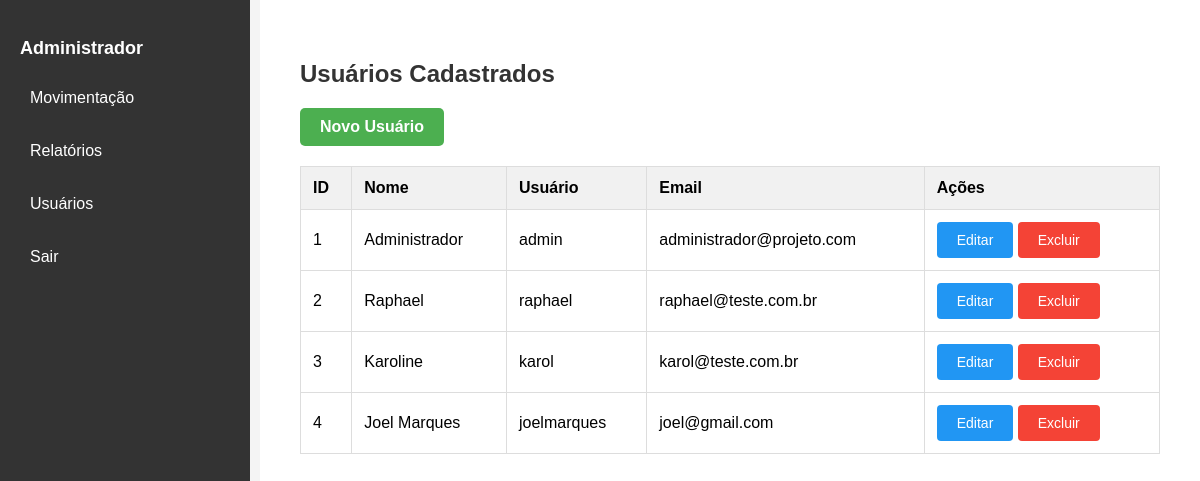
/usuarios (signed in), run on the app's committed database.
### tables this page shows
CREATE TABLE usuarios (
        id INTEGER PRIMARY KEY AUTOINCREMENT,
        nome TEXT NOT NULL,
        usuario TEXT NOT NULL UNIQUE,
        email TEXT NOT NULL UNIQUE,
        senha TEXT NOT NULL
    , tipo TEXT);

### app.py (the view)
@app.route('/usuarios')
def usuarios():
    if session.get('user_tipo') != 'admin':
        return redirect(url_for('dashboard'))  # Redireciona para o dashboard caso o usuário não seja admin
    conexao = conectar_banco()
    cursor = conexao.cursor()
    cursor.execute('SELECT * FROM usuarios')
    users = cursor.fetchall()
    conexao.close()
    user_name = session.get('user_name')
    return render_template('usuarios.html', users=users, user_name=user_name)

### app.py (called while the page is built)
def conectar_banco():
    conexao = sqlite3.connect('banco.db')  # Alterado para o banco 'banco.db'
    conexao.row_factory = sqlite3.Row  # Permite acessar colunas por nome
    return conexao

### templates/usuarios.html (shortened to what this page needs)
<!DOCTYPE html>
<html lang="pt-br">
<head>
    <link rel="stylesheet" href="{{ url_for('static', filename='css/dashboard.css') }}">
</head>
<body class="dashboard-page">
    {% include 'menu.html' %}
    <div class="content">
        <h2>Usuários Cadastrados</h2>
        <a href="{{ url_for('cadastro_usuario') }}" class="btn btn-new-user">Novo Usuário</a>
        <table class="user-table">
            <thead>
                <tr>
                    <th>ID</th>
                    <th>Nome</th>
                    <th>Usuário</th>
                    <th>Email</th>
                    <th>Ações</th>
                </tr>
            </thead>
            <tbody>
                {% for user in users %}
                <tr>
                    <td>{{ user.id }}</td>
                    <td>{{ user.nome }}</td>
                    <td>{{ user.usuario }}</td>
                    <td>{{ user.email }}</td>
                    <td>
                        <button class="btn btn-edit" onclick="window.location.href='/editar_usuario/{{ user.id }}'">Editar</button>
                        <button class="btn btn-delete" onclick="deleteUser({{ user.id }})">Excluir</button>
                    </td>
                </tr>
                {% endfor %}
            </tbody>
        </table>
    </div>
</body>
</html>

### templates/menu.html
<link rel="stylesheet" href="{{ url_for('static', filename='css/menu.css') }}">
<div class="sidebar">
    <h3>{{ user_name }}</h3>
    <ul>
        <li><a href="/movimentacao">Movimentação</a></li>
        <li><a href="/relatorios">Relatórios</a></li>
        {% if session.get('user_tipo') == 'admin' %}
        <li><a href="/usuarios">Usuários</a></li>
        {% endif %}
        <li><a href="/logout">Sair</a></li>
    </ul>
</div>

### static/css/dashboard.css (style rules this page uses)
body.dashboard-page { font-family: Arial, sans-serif; margin: 0; padding: 0; display: flex; height: 100vh; background-color: #f4f4f4; }
.sidebar { background-color: #333; color: #fff; width: 250px; height: 100%; position: fixed; top: 0; left: 0; padding: 20px; box-sizing: border-box; }
.sidebar h3 { color: #fff; font-size: 20px; margin-bottom: 30px; text-transform: capitalize; }
.sidebar ul { list-style: none; padding: 0; }
.sidebar ul li { margin-bottom: 15px; }
.sidebar ul li a { color: #fff; text-decoration: none; font-size: 16px; display: block; padding: 10px; border-radius: 4px; transition: background-color 0.3s; }
.content { margin-left: 260px; padding: 40px; background-color: #fff; width: calc(100% - 260px); box-sizing: border-box; }
h2 { font-size: 24px; color: #333; margin-bottom: 20px; }
table { width: 100%; border-collapse: collapse; }
table th, table td { padding: 12px; text-align: left; border: 1px solid #ddd; }
table th { background-color: #f1f1f1; }
a { text-decoration: none; color: #007bff; }
button { padding: 10px 20px; font-size: 14px; border: none; border-radius: 4px; cursor: pointer; background-color: #f44336; color: white; }
.btn-new-user { display: inline-block; padding: 10px 20px; margin-bottom: 20px; background-color: #4CAF50; color: white; text-decoration: none; border-radius: 5px; font-weight: bold; }
.btn-edit { padding: 10px 20px; font-size: 14px; border: none; border-radius: 4px; cursor: pointer; background-color: #2196F3; color: white; text-decoration: none; }

### static/css/menu.css (style rules this page uses)
.sidebar { width: 250px; height: 100vh; background-color: #333; color: white; padding: 20px; position: fixed; top: 0; left: 0; font-family: Arial, sans-serif; }
.sidebar h3 { font-size: 18px; margin-bottom: 20px; text-align: none; }
.sidebar ul { list-style-type: none; padding: 0; }
.sidebar ul li { margin: 15px 0; }
.sidebar ul li a { color: white; text-decoration: none; font-size: 16px; display: block; padding: 10px; border-radius: 5px; transition: background-color 0.3s ease; }

### data on the page
usuarios: nome "Administrador", id "1", usuario "admin", email "administrador@projeto.com"
usuarios: id "2", nome "Raphael", usuario "raphael", email "raphael@teste.com.br"
usuarios: id "3", nome "Karoline", usuario "karol", email "karol@teste.com.br"
usuarios: id "4", nome "Joel Marques", usuario "joelmarques", email "joel@gmail.com"
